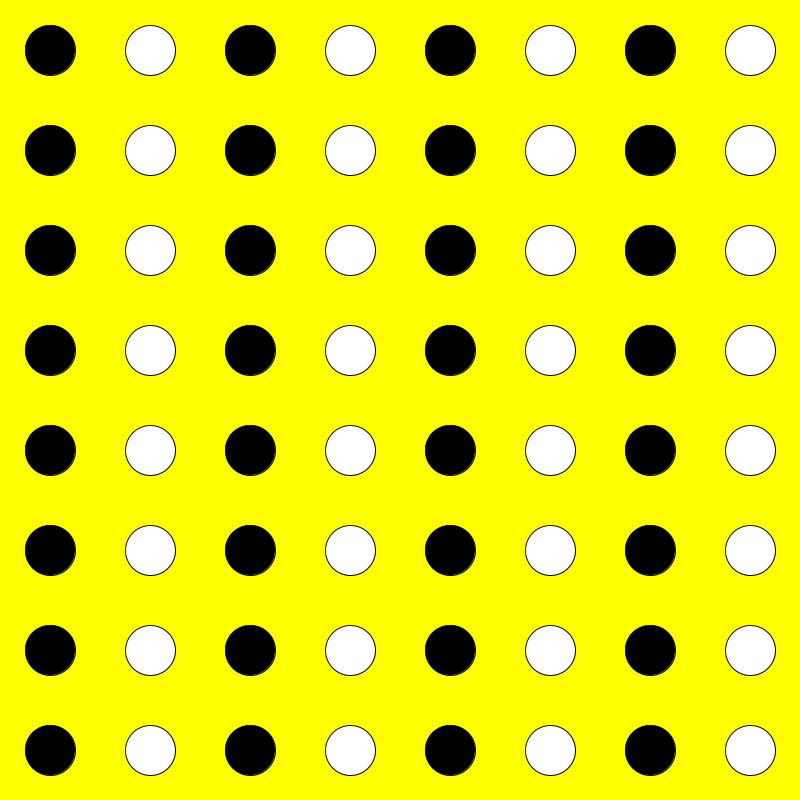
Frame 1 (no input)
Frame 60 (the mouse pressed at the canvas centre just before this capture): identical to frame 1, image omitted
Frame 120 (the mouse held since frame 60 and released just before this capture): identical to frame 1, image omitted

The Processing sketch that drew this single still picture (run headless with seeded random() and noise(); from frame 60 on, the mouse is pressed at the canvas centre):

// Processing sketch: PatternCircles2
// ── PatternCircles2.pde
void setup() {
  size(800, 800);
}

void draw() {
  background (255, 255, 0);
  int nc = 0;
  for (float x = 50; x< width; x+=100) {
    for (float y = 50; y<height; y+=100) {
      if (nc%2==0) {
        fill(0);
      } else {
        fill(255);
      }
      circle(x, y, 50);
    }
    nc++;
  }
}
